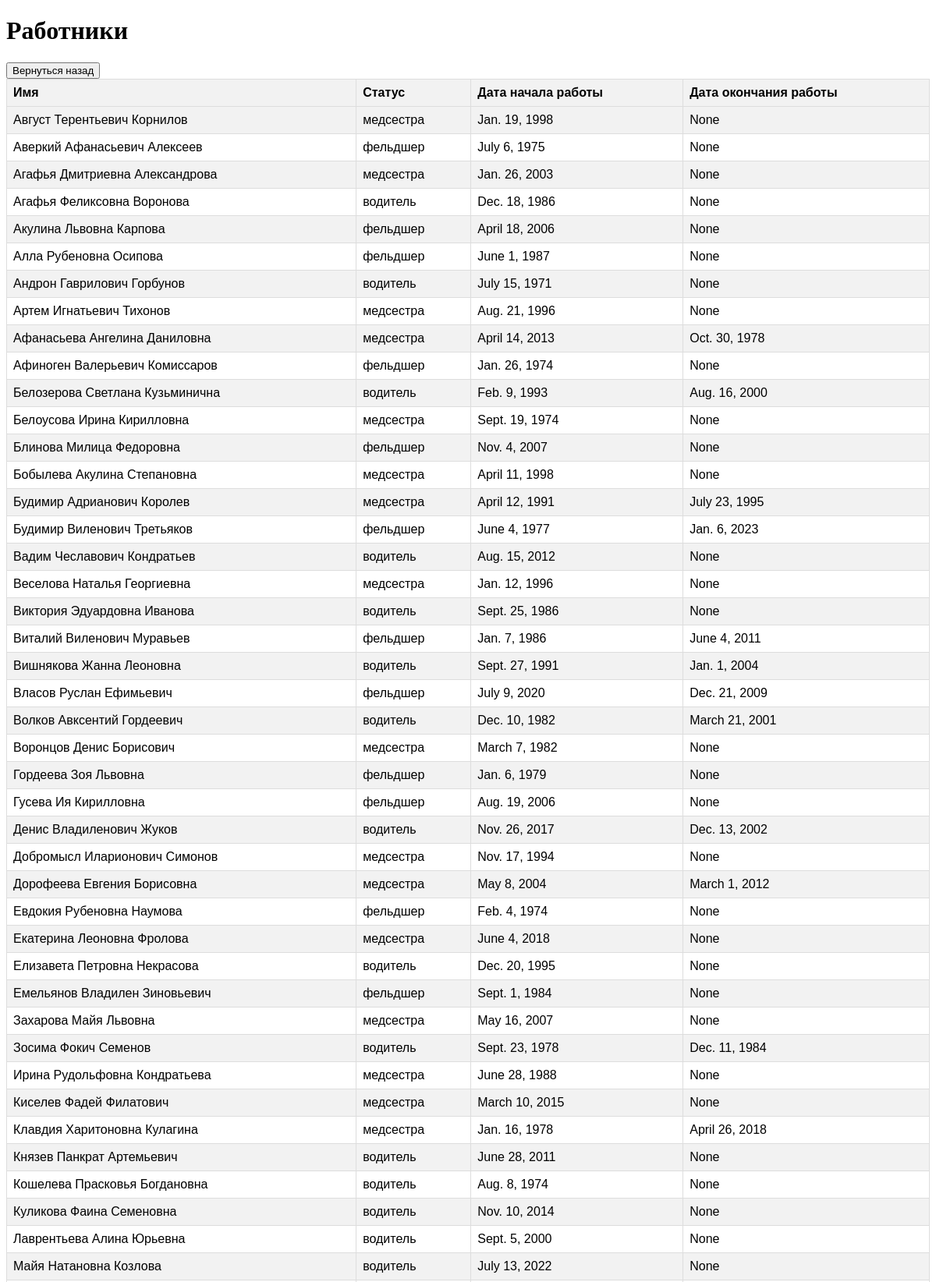
The page /workers (upper part) on the database its author committed.
### myapp/models.py (models this page shows, shortened)
class Workers(models.Model):
    STATUS_CHOICES = (
        ('фельдшер', 'фельдшер'),
        ('медсестра', 'медсестра'),
        ('водитель', 'водитель'),
    )
    name = models.CharField(max_length=255)
    status = models.CharField(max_length=255, choices=STATUS_CHOICES)
    startwork = models.DateField()
    endwork = models.DateField(null=True)

### myapp/views.py (the view)
# urls.py: path('workers', views.workers, name='meds'),
def workers(request):
    objects = Workers.objects.all().order_by('name')
    return render(request, 'myapp/workers.html', {'objects': objects})

### myapp/templates/myapp/workers.html (shortened to what this page needs)
<!DOCTYPE html>
<head>
</head>
<body>
    <h1>Работники</h1>
    <button class="button"><a href="index" style="color: inherit; text-decoration: none;">Вернуться назад</a></button>
    <br />
    <table>
        <tr>
            <th>Имя</th>
            <th>Статус</th>
            <th>Дата начала работы</th>
            <th>Дата окончания работы</th>
        </tr>
        {% for worker in objects %}
        <tr>
            <td>{{ worker.name }}</td>
            <td>{{ worker.status }}</td>
            <td>{{ worker.startwork }}</td>
            <td>{{ worker.endwork }}</td>
        </tr>
        {% endfor %}
    </table>
</body>
<html>

### myapp/templates/myapp/workers.html (style rules this page uses)
table { font-family: Arial, sans-serif; border-collapse: collapse; width: 100%; }
th, td { border: 1px solid #dddddd; text-align: left; padding: 8px; }
th { background-color: #f2f2f2; }
tr:nth-child(even) { background-color: #f2f2f2; }

### rows shown on the page
Workers: name "Август Терентьевич Корнилов", status "медсестра", startwork "Jan. 19, 1998", endwork "None"
Workers: name "Аверкий Афанасьевич Алексеев", status "фельдшер", startwork "July 6, 1975", endwork "None"
Workers: name "Агафья Дмитриевна Александрова", status "медсестра", startwork "Jan. 26, 2003", endwork "None"
Workers: name "Агафья Феликсовна Воронова", status "водитель", startwork "Dec. 18, 1986", endwork "None"
Workers: name "Акулина Львовна Карпова", status "фельдшер", startwork "April 18, 2006", endwork "None"
Workers: name "Алла Рубеновна Осипова", status "фельдшер", startwork "June 1, 1987", endwork "None"
Workers: name "Андрон Гаврилович Горбунов", status "водитель", startwork "July 15, 1971", endwork "None"
Workers: name "Артем Игнатьевич Тихонов", status "медсестра", startwork "Aug. 21, 1996", endwork "None"
Workers: name "Афанасьева Ангелина Даниловна", status "медсестра", startwork "April 14, 2013", endwork "Oct. 30, 1978"
Workers: name "Афиноген Валерьевич Комиссаров", status "фельдшер", startwork "Jan. 26, 1974", endwork "None"
Workers: name "Белозерова Светлана Кузьминична", status "водитель", startwork "Feb. 9, 1993", endwork "Aug. 16, 2000"
Workers: name "Белоусова Ирина Кирилловна", status "медсестра", startwork "Sept. 19, 1974", endwork "None"
Workers: name "Блинова Милица Федоровна", status "фельдшер", startwork "Nov. 4, 2007", endwork "None"
Workers: name "Бобылева Акулина Степановна", status "медсестра", startwork "April 11, 1998", endwork "None"
Workers: name "Будимир Адрианович Королев", status "медсестра", startwork "April 12, 1991", endwork "July 23, 1995"
Workers: name "Будимир Виленович Третьяков", status "фельдшер", startwork "June 4, 1977", endwork "Jan. 6, 2023"
Workers: name "Вадим Чеславович Кондратьев", status "водитель", startwork "Aug. 15, 2012", endwork "None"
Workers: name "Веселова Наталья Георгиевна", status "медсестра", startwork "Jan. 12, 1996", endwork "None"
Workers: name "Виктория Эдуардовна Иванова", status "водитель", startwork "Sept. 25, 1986", endwork "None"
Workers: name "Виталий Виленович Муравьев", status "фельдшер", startwork "Jan. 7, 1986", endwork "June 4, 2011"
Workers: name "Вишнякова Жанна Леоновна", status "водитель", startwork "Sept. 27, 1991", endwork "Jan. 1, 2004"
Workers: name "Власов Руслан Ефимьевич", status "фельдшер", startwork "July 9, 2020", endwork "Dec. 21, 2009"
Workers: name "Волков Авксентий Гордеевич", status "водитель", startwork "Dec. 10, 1982", endwork "March 21, 2001"
Workers: name "Воронцов Денис Борисович", status "медсестра", startwork "March 7, 1982", endwork "None"
Workers: name "Гордеева Зоя Львовна", status "фельдшер", startwork "Jan. 6, 1979", endwork "None"
Workers: name "Гусева Ия Кирилловна", status "фельдшер", startwork "Aug. 19, 2006", endwork "None"
Workers: name "Денис Владиленович Жуков", status "водитель", startwork "Nov. 26, 2017", endwork "Dec. 13, 2002"
Workers: name "Добромысл Иларионович Симонов", status "медсестра", startwork "Nov. 17, 1994", endwork "None"
Workers: name "Дорофеева Евгения Борисовна", status "медсестра", startwork "May 8, 2004", endwork "March 1, 2012"
Workers: name "Евдокия Рубеновна Наумова", status "фельдшер", startwork "Feb. 4, 1974", endwork "None"
Workers: name "Екатерина Леоновна Фролова", status "медсестра", startwork "June 4, 2018", endwork "None"
Workers: name "Елизавета Петровна Некрасова", status "водитель", startwork "Dec. 20, 1995", endwork "None"
Workers: name "Емельянов Владилен Зиновьевич", status "фельдшер", startwork "Sept. 1, 1984", endwork "None"
Workers: name "Захарова Майя Львовна", status "медсестра", startwork "May 16, 2007", endwork "None"
Workers: name "Зосима Фокич Семенов", status "водитель", startwork "Sept. 23, 1978", endwork "Dec. 11, 1984"
Workers: name "Ирина Рудольфовна Кондратьева", status "медсестра", startwork "June 28, 1988", endwork "None"
Workers: name "Киселев Фадей Филатович", status "медсестра", startwork "March 10, 2015", endwork "None"
Workers: name "Клавдия Харитоновна Кулагина", status "медсестра", startwork "Jan. 16, 1978", endwork "April 26, 2018"
Workers: name "Князев Панкрат Артемьевич", status "водитель", startwork "June 28, 2011", endwork "None"
Workers: name "Кошелева Прасковья Богдановна", status "водитель", startwork "Aug. 8, 1974", endwork "None"
Workers: name "Куликова Фаина Семеновна", status "водитель", startwork "Nov. 10, 2014", endwork "None"
Workers: name "Лаврентьева Алина Юрьевна", status "водитель", startwork "Sept. 5, 2000", endwork "None"
Workers: name "Майя Натановна Козлова", status "водитель", startwork "July 13, 2022", endwork "None"
